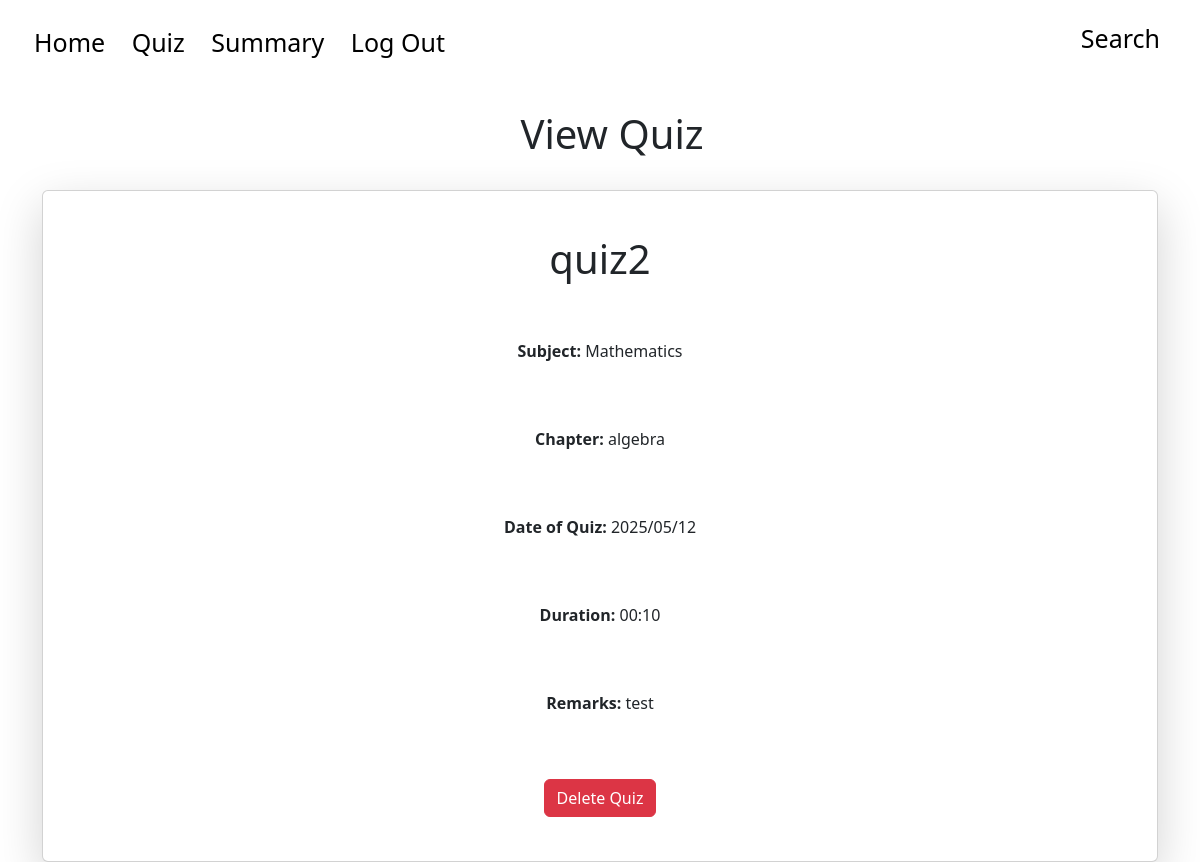
Before: /admin/quiz/edit?quiz_id=2 with the older database file.
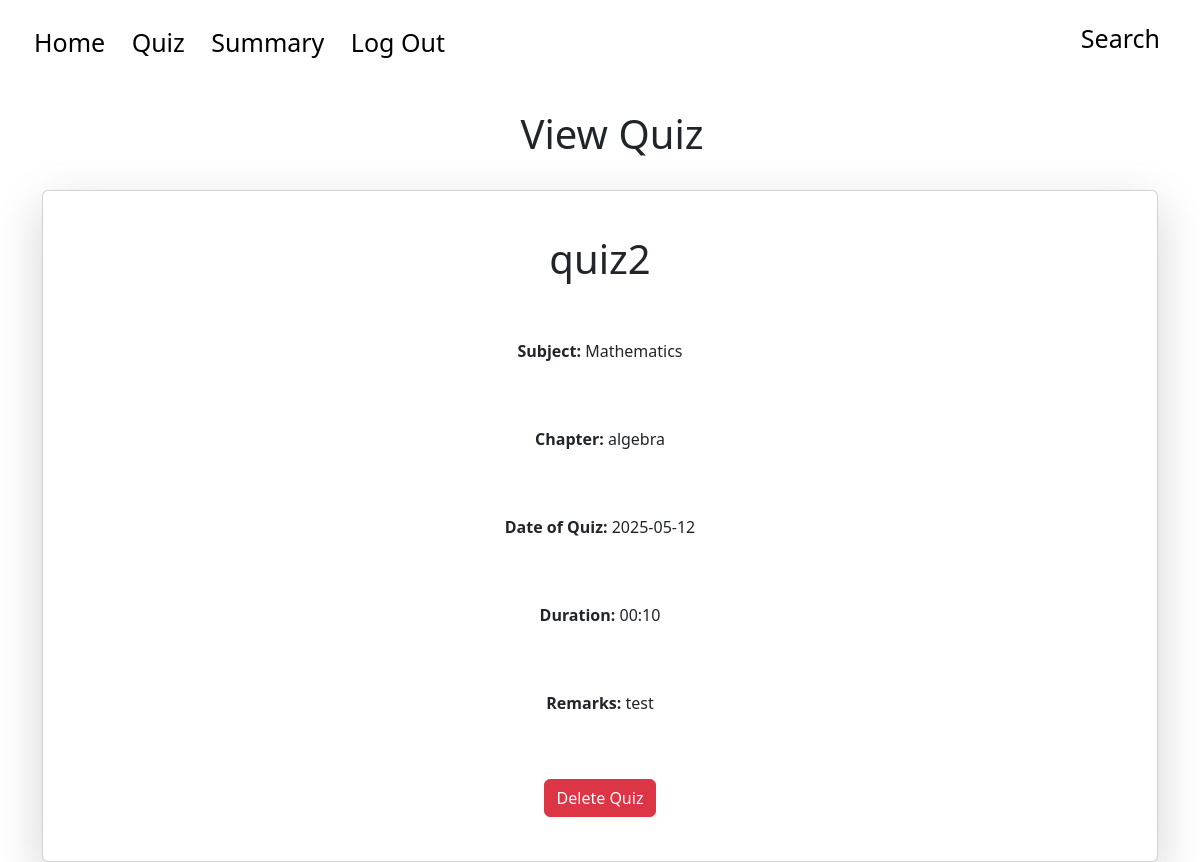
After: the same page with the newer database file.
### tables this page shows
CREATE TABLE quizzes ( id INTEGER PRIMARY KEY AUTOINCREMENT, name TEXT NOT NULL, subject_id INTEGER NOT NULL, chapter_id INTEGER NOT NULL, date_of_quiz DATE NOT NULL, time_duration TEXT NOT NULL, remarks TEXT, FOREIGN KEY(chapter_id) REFERENCES chapters(id) ON DELETE CASCADE, FOREIGN KEY(subject_id) REFERENCES subjects(id) ON DELETE CASCADE);

### app.py (the view)
@app.route('/admin/quiz/edit', methods=['GET', 'POST'])
def edit_quiz():
    quiz_id = request.args.get('quiz_id')
    conn = sqlite3.connect("app.db")
    cursor = conn.cursor()
    cursor.execute("SELECT * FROM quizzes WHERE id = ?", (quiz_id,))
    output = cursor.fetchall()
    id = output[0][0]
    name = output[0][1]
    subject_id = output[0][2]
    chapter_id = output[0][3]
    date = output[0][4]
    duration = output[0][5]
    remarks = output[0][6]
    cursor.execute('SELECT name FROM subjects WHERE id = ?', (subject_id,))
    sub_name_db = cursor.fetchall()
    subject = sub_name_db[0][0]
    cursor.execute('SELECT name FROM chapters WHERE id = ?', (chapter_id,))
    ch_name_db = cursor.fetchall()
    chapter = ch_name_db[0][0]
    quiz = {'id': id, 'name': name,'subject': subject,'chapter': chapter,'date': date, 'duration': duration, 'remarks': remarks}
    conn.close()
    return render_template('edit_quiz.html', quiz=quiz)

### templates/edit_quiz.html (shortened to what this page needs)
<!DOCTYPE html>
<html lang="en">
<head>
    <link href="https://cdn.jsdelivr.net/npm/bootstrap@5.3.0/dist/css/bootstrap.min.css" rel="stylesheet">
</head>
<header class="container p-4 vh-20 vw-100" style="font-size: 25px; text-align: left; margin-left:0px;">
    <div>
        <a href='/admin/dashboard'>
            Home
        </a>
        <a href="/admin/quiz">
            Quiz
        </a>
        <a href="/admin/summary">
            Summary
        </a>
        <a href="/admin/logout">
            Log Out
        </a>
        <div style="position: absolute; right: 0; top: 0; padding-top: 20px; padding-right: 30px">
            <a href="/admin/search">Search</a>
        </div>
    </div>
</header>
<body>
    <div class="container vw-100"  style="text-align:center">
        <div class="container vw-100 p-4" style="text-align: center;">
            <h1>View Quiz</h1>
        </div>
        <div class="card p-1 shadow-lg ">
            <div class="card-body">
                <div class="p-4">
                    <h1 class="text-center">
                        {{ quiz['name'] }}
                    </h1>
                </div>
                <div class="p-4">
                    <p class="text-center">
                        <b>
                            Subject:
                        </b>{{ quiz['subject'] }}
                    </p>
                </div>
                <div class="p-4">
                    <p class="text-center">
                        <b>
                            Chapter:
                        </b>{{ quiz['chapter'] }}
                    </p>
                </div>
                <div class="p-4">
                    <p class="text-center">
                        <b>
                            Date of Quiz:
                        </b>{{ quiz['date'] }}
                    </p>
                </div>
                <div class="p-4">
                    <p class="text-center">
                        <b>
                            Duration:
                        </b>{{ quiz['duration'] }}
                    </p>
                </div>
                <div class="p-4">
                    <p class="text-center">
                        <b>
                            Remarks:
                        </b>{{ quiz['remarks'] }}
                    </p>
                </div>
                <div class="p-4">
                    <a href="{{ url_for('delete_quiz', quiz_id = quiz['id'])}}" >
                        <button class="btn btn-danger">
                            Delete Quiz
                        </button>
                    </a>
                </div>
            </div>
        </div>
    </div>
</body>

Changed rows visible on the page:
changed quizzes "quiz2": date "2025/05/12" → "2025-05-12"
